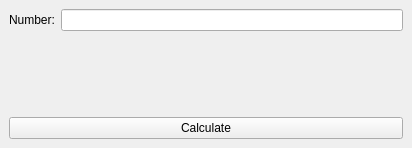
<?xml version="1.0" encoding="UTF-8"?>
<ui version="4.0">
 <class>MainWindow</class>
 <widget class="QMainWindow" name="MainWindow">
  <property name="geometry">
   <rect>
    <x>0</x>
    <y>0</y>
    <width>412</width>
    <height>148</height>
   </rect>
  </property>
  <property name="windowTitle">
   <string>First</string>
  </property>
  <widget class="QWidget" name="centralwidget">
   <layout class="QGridLayout" name="gridLayout">
    <item row="0" column="0">
     <layout class="QVBoxLayout" name="verticalLayout">
      <item>
       <layout class="QHBoxLayout" name="horizontalLayout">
        <item>
         <widget class="QLabel" name="label">
          <property name="text">
           <string>Number:</string>
          </property>
         </widget>
        </item>
        <item>
         <widget class="QLineEdit" name="lineEdit"/>
        </item>
        <item>
         <layout class="QVBoxLayout" name="verticalLayout_2"/>
        </item>
       </layout>
      </item>
      <item>
       <widget class="QLabel" name="label_2">
        <property name="text">
         <string/>
        </property>
       </widget>
      </item>
      <item>
       <widget class="QPushButton" name="pushButton">
        <property name="text">
         <string>Calculate</string>
        </property>
       </widget>
      </item>
     </layout>
    </item>
   </layout>
  </widget>
 </widget>
 <resources/>
 <connections/>
</ui>
